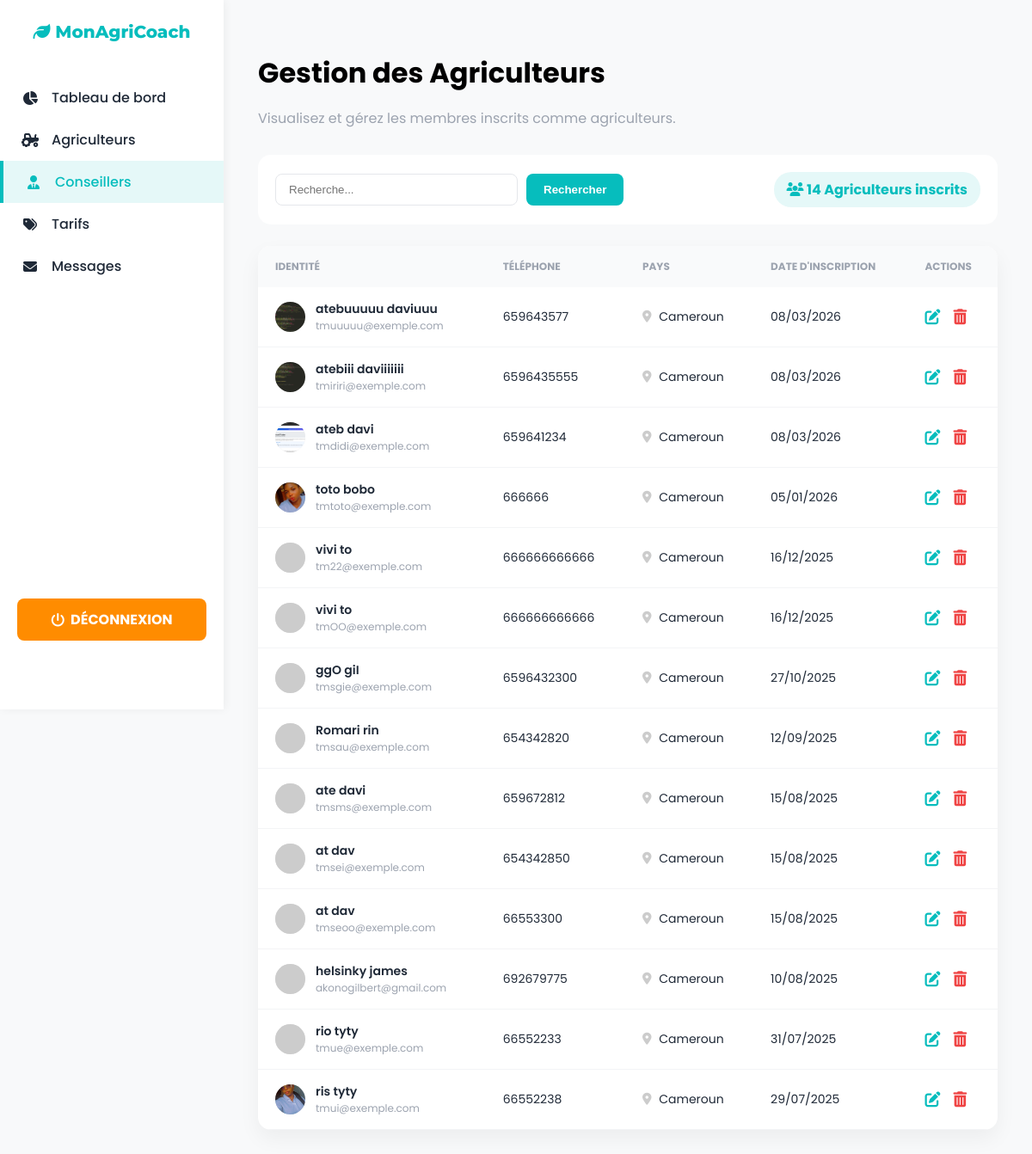
Screenshot of /liste_agriculteur.php (signed in) with the database file from the repository.
### tables this page shows
CREATE TABLE `utilisateur` (
  `id` int(11) NOT NULL,
  `email` varchar(45) NOT NULL,
  `mot_de_passe` varchar(255) NOT NULL,
  `nom` varchar(45) NOT NULL,
  `prenom` varchar(45) NOT NULL,
  `telephone` varchar(45) NOT NULL,
  `pays` varchar(150) NOT NULL,
  `date_inscription` datetime NOT NULL,
  `type_utilisateur` varchar(45) NOT NULL,
  `reset_token` varchar(255) NOT NULL,
  `reset_token_expiration` datetime NOT NULL,
  `photo` varchar(255) NOT NULL,
  `langue` varchar(5) DEFAULT 'fr',
  `timezone` varchar(50) DEFAULT 'Africa/Douala',
  `notif_arrosage` tinyint(1) DEFAULT 1,
  `notif_stock` tinyint(1) DEFAULT 0
);

### liste_agriculteur.php (the view, shortened to what this page needs)
<?php
require_once 'db.php';
try {
    $sql = "SELECT id, email, nom, prenom, telephone, pays, date_inscription, photo
            FROM utilisateur
            WHERE type_utilisateur = 'agriculteur'
            ORDER BY date_inscription DESC";
    $stmt = $pdo->prepare($sql);
    $stmt->execute();
    $agriculteurs = $stmt->fetchAll();
    $sql_total = "SELECT COUNT(*) AS total FROM utilisateur WHERE type_utilisateur = 'agriculteur'";
    $stmt_total = $pdo->query($sql_total);
    $total_result = $stmt_total->fetch();
    $total = $total_result['total'];
} catch (PDOException $e) {
    error_log($e->getMessage());
    die("Erreur de récupération : " . $e->getMessage());
}
?>
<!DOCTYPE html>
<html lang="fr">
<head>
    <link rel="stylesheet" href="https://cdnjs.cloudflare.com/ajax/libs/font-awesome/6.4.0/css/all.min.css">
</head>
<body>
    <nav class="sidebar">
        <a href="index.php" class="logo"><i class="fas fa-leaf"></i> MonAgriCoach</a>
        <ul>
            <li><a href="admin_dashboard.php"><i class="fas fa-chart-pie"></i> Tableau de bord</a></li>
            <li><a href="liste_agriculteur.php"><i class="fas fa-tractor"></i> Agriculteurs</a></li>
            <li><a href="liste_conseiller.php" class="active"><i class="fas fa-user-tie"></i> Conseillers</a></li>
            <li><a href="tarifs.php"><i class="fas fa-tags"></i> Tarifs</a></li>
            <li><a href="contact.php"><i class="fas fa-envelope"></i> Messages</a></li>
        </ul>
        <div class="sidebar-footer">
            <a href="deconnexion_admin.php" class="btn-logout">
                <i class="fas fa-power-off"></i> &nbsp; DÉCONNEXION
            </a>
        </div>
    </nav>
    <div class="main-content">
        <div class="header-title">
            <h1 style="margin-bottom: 5px;">Gestion des Agriculteurs</h1>
            <p style="color: var(--color-text-light); margin-bottom: 30px;">Visualisez et gérez les membres inscrits comme agriculteurs.</p>
        </div>
        <div class="action-bar">
            <form action="recherche_agri.php" method="GET" class="search-form">
                <input type="text" name="recherche" placeholder="Recherche...">
                <button type="submit" class="btn-primary">Rechercher</button>
            </form>
            <div class="total-badge">
                <i class="fas fa-users"></i> <?php echo $total; ?> Agriculteurs inscrits
            </div>
        </div>
        <div class="table-container">
            <table>
                <thead>
                    <tr>
                        <th>Identité</th>
                        <th>Téléphone</th>
                        <th>Pays</th>
                        <th>Date d'inscription</th>
                        <th>Actions</th>
                    </tr>
                </thead>
                <tbody>
                    <?php foreach($agriculteurs as $agri): ?>
                    <tr>
                        <td>
                            <div class="user-info">
                                <img src="<?php echo !empty($agri['photo']) ? 'uploads/'.$agri['photo'] : 'https://ui-avatars.com/api/?name='.urlencode($agri['nom']); ?>" class="user-photo">
                                <div>
                                    <div style="font-weight: 600;"><?php echo htmlspecialchars($agri['nom'].' '.$agri['prenom']); ?></div>
                                    <div style="font-size: 12px; color: var(--color-text-light);"><?php echo htmlspecialchars($agri['email']); ?></div>
                                </div>
                            </div>
                        </td>
                        <td><?php echo htmlspecialchars($agri['telephone']); ?></td>
                        <td><i class="fas fa-map-marker-alt" style="color: #ccc; margin-right: 5px;"></i> <?php echo htmlspecialchars($agri['pays']); ?></td>
                        <td><?php echo date('d/m/Y', strtotime($agri['date_inscription'])); ?></td>
                        <td>
                            <div class="actions">
                                <a href="modifier_utilisateur.php?id=<?php echo $agri['id']; ?>" class="btn-edit"><i class="fas fa-edit"></i></a>
                                <form action="supprimer_agriculteur.php" method="POST" onsubmit="return confirm('Supprimer cet utilisateur ?');">
                                    <button type="submit" class="btn-delete"><i class="fas fa-trash-alt"></i></button>
                                </form>
                            </div>
                        </td>
                    </tr>
                    <?php endforeach; ?>
                </tbody>
            </table>
        </div>
    </div>
</body>
</html>

### liste_agriculteur.php (style rules this page uses)
:root { --color-primary-emerald: #06bdbd; --color-secondary-gold: #FF8C00; --color-light-bg: #F8F9FA; --color-card-bg: #FFFFFF; --color-text-dark: #1F2937; --color-text-light: #9CA3AF; --sidebar-width: 260px; }
body { font-family: 'Poppins', sans-serif; margin: 0; background-color: var(--color-light-bg); display: flex; }
.sidebar { width: var(--sidebar-width); background: var(--color-card-bg); height: 100vh; position: fixed; box-shadow: 2px 0 10px rgba(0,0,0,0.05); display: flex; flex-direction: column; padding-top: 25px; z-index: 1000; }
.sidebar .logo { font-family: 'Montserrat'; color: var(--color-primary-emerald); font-size: 20px; font-weight: 800; text-align: center; text-decoration: none; margin-bottom: 40px; display: block; }
.sidebar ul { list-style: none; padding: 0; margin: 0; flex-grow: 1; }
.sidebar li a { display: flex; align-items: center; padding: 12px 25px; color: var(--color-text-dark); text-decoration: none; font-weight: 500; transition: 0.3s; }
.sidebar li a i { margin-right: 15px; width: 20px; text-align: center; }
.sidebar li a:hover, .sidebar li a.active { background: rgba(6, 189, 189, 0.1); color: var(--color-primary-emerald); border-left: 4px solid var(--color-primary-emerald); }
.sidebar-footer { padding: 20px; padding-bottom: 80px; margin-top: auto; }
.btn-logout { display: flex; align-items: center; justify-content: center; background: var(--color-secondary-gold); color: white !important; padding: 12px; border-radius: 8px; text-decoration: none; font-weight: 700; }
.main-content { margin-left: var(--sidebar-width); padding: 40px; width: calc(100% - var(--sidebar-width)); }
.action-bar { display: flex; justify-content: space-between; align-items: center; margin-bottom: 25px; background: white; padding: 20px; border-radius: 15px; }
.search-form { display: flex; gap: 10px; }
.search-form input { padding: 10px 15px; border: 1px solid #E5E7EB; border-radius: 8px; width: 250px; }
.btn-primary { background: var(--color-primary-emerald); color: white; border: none; padding: 10px 20px; border-radius: 8px; font-weight: 600; cursor: pointer; }
.total-badge { background: rgba(6, 189, 189, 0.1); color: var(--color-primary-emerald); padding: 8px 15px; border-radius: 20px; font-weight: 700; }
.table-container { background: white; border-radius: 15px; box-shadow: 0 10px 25px rgba(0,0,0,0.05); overflow: hidden; }
table { width: 100%; border-collapse: collapse; }
th { background: #F9FAFB; padding: 15px 20px; text-align: left; color: var(--color-text-light); font-size: 12px; text-transform: uppercase; }
td { padding: 15px 20px; border-bottom: 1px solid #F3F4F6; font-size: 14px; color: var(--color-text-dark); }
.user-info { display: flex; align-items: center; gap: 12px; }
.user-photo { width: 35px; height: 35px; border-radius: 50%; background: #eee; object-fit: cover; }
.actions { display: flex; gap: 15px; font-size: 18px; }
.btn-edit { color: var(--color-primary-emerald); }
.btn-delete { color: #EF4444; border: none; background: none; cursor: pointer; padding: 0; font-size: 18px; }

### rows the page displays
utilisateur: photo (picture), nom+prenom "atebuuuuu daviuuu", email "tmuuuuu@exemple.com", telephone "659643577", pays "Cameroun", date_inscription "08/03/2026"
utilisateur: photo (picture), nom+prenom "atebiii daviiiiiii", email "tmiriri@exemple.com", telephone "6596435555", pays "Cameroun", date_inscription "08/03/2026"
utilisateur: photo (picture), nom+prenom "ateb davi", email "tmdidi@exemple.com", telephone "659641234", pays "Cameroun", date_inscription "08/03/2026"
utilisateur: photo (picture), nom+prenom "toto bobo", email "tmtoto@exemple.com", telephone "666666", pays "Cameroun", date_inscription "05/01/2026"
utilisateur: nom+prenom "vivi to", email "tm22@exemple.com", telephone "666666666666", pays "Cameroun", date_inscription "16/12/2025"
utilisateur: nom+prenom "vivi to", email "tmOO@exemple.com", telephone "666666666666", pays "Cameroun", date_inscription "16/12/2025"
utilisateur: nom+prenom "ggO giI", email "tmsgie@exemple.com", telephone "6596432300", pays "Cameroun", date_inscription "27/10/2025"
utilisateur: nom+prenom "Romari rin", email "tmsau@exemple.com", telephone "654342820", pays "Cameroun", date_inscription "12/09/2025"
utilisateur: nom+prenom "ate davi", email "tmsms@exemple.com", telephone "659672812", pays "Cameroun", date_inscription "15/08/2025"
utilisateur: nom+prenom "at dav", email "tmsei@exemple.com", telephone "654342850", pays "Cameroun", date_inscription "15/08/2025"
utilisateur: nom+prenom "at dav", email "tmseoo@exemple.com", telephone "66553300", pays "Cameroun", date_inscription "15/08/2025"
utilisateur: nom+prenom "helsinky james", email "akonogilbert@gmail.com", telephone "692679775", pays "Cameroun", date_inscription "10/08/2025"
utilisateur: nom+prenom "rio tyty", email "tmue@exemple.com", telephone "66552233", pays "Cameroun", date_inscription "31/07/2025"
utilisateur: photo (picture), nom+prenom "ris tyty", email "tmui@exemple.com", telephone "66552238", pays "Cameroun", date_inscription "29/07/2025"

### other values shown
$total "14"
